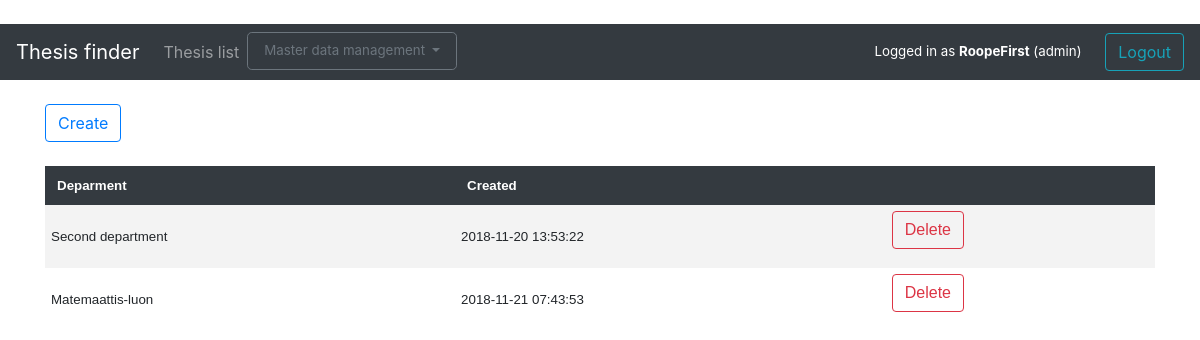
/departments (signed in), run on an earlier commit of the app's database.
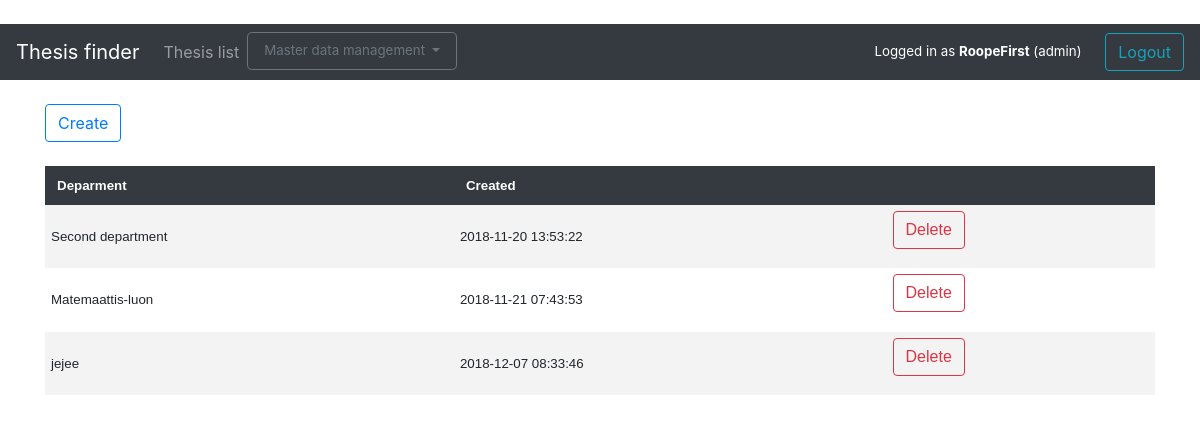
And on a later commit of the database.
### application/departments/models.py (models this page shows, shortened)
class Dept(Base):
    __tablename__ = "department"
    departmentID = db.Column(db.Integer, primary_key=True)
    name = db.Column(db.String(144), nullable=False)
    accounts = db.relationship("User", backref='user_department', lazy=True)

### application/departments/views.py (the view)
@app.route("/departments", methods=["GET"])
def depts_index():
    return render_template("departments/list.html", depts = Dept.query.all())

### application/__init__.py (called while the page is built)
@login_manager.user_loader
def load_user(user_id):
    return User.query.get(user_id)

### application/templates/departments/list.html
{% extends "layout.html" %}
{% block body %}
  <div class="container">
    {% if (current_user.admin) %}
<a class="btn btn-outline-primary" href=" {{ url_for('dept_form') }} " role="button">Create</a><br /><br />
<table>
    <tr>
        <th>Deparment</th>
        <th>Created</th>
        <th></th>
    </tr>
      {% if depts|length < 1 %}
      <tr>
          <td colspan="4">There are departments in the system - please create one</td>
      </tr>
    {% else %}
    {% for dept in depts %}
    <tr>
        <td>{{ dept.name }}</td>
        <td>{{ dept.createdOn }}</td>
        <td>
            <form method="POST" action="{{ url_for('dept_delete', dept_id=dept.departmentID) }}">
                <input class="btn btn-outline-danger" type="submit" value="Delete">
            </form>
        </td>
    </tr>
    {% endfor %}
    {% endif %}
      {% endif %}
</table>
</div>
{% endblock %}

What changed in the data, as far as the page shows it:
added Dept: name "jejee", createdOn "2018-12-07 08:33:46"
